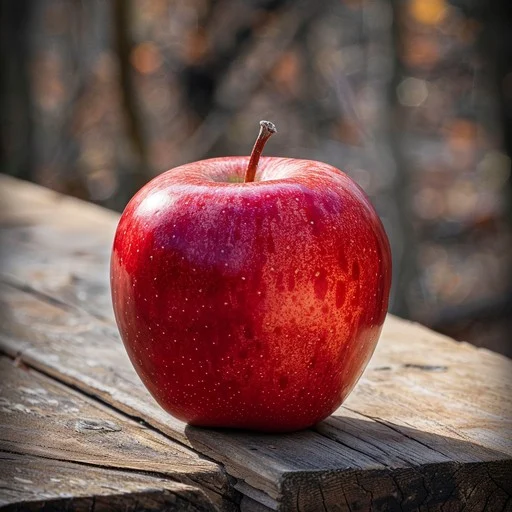
#> input picture pipeline/data/raw/apple512x512.jpg, 512 x 512 px
$ python puzzle_gen.py --img_path ../data/raw/apple512x512.jpg --P 5 --Q 5
#> lines starting #> are read from the running program, lines starting #| are printed output that depends on the picture
#> in generate_puzzle, img is the input picture: shape (512, 512, 3); mean B, G, R 77.6, 80.6, 116.9
### pipeline/src/util/helpers.py
import cv2
import matplotlib.pyplot as plt
import numpy as np
from numpy.typing import NDArray

from src.util.logger import logger


def find_closest_divisor(n: int, target: int) -> int:
    divisors = [i for i in range(2, n + 1) if n % i == 0]
    logger.info(f"Divisors of {n}: {divisors}")

    closest = min(divisors, key=lambda x: abs(x - target))

    return closest


# [8 lines left out: function reverse_permutation, not called in this run]


def apply_permutation(pieces: NDArray, permutation: NDArray) -> NDArray:
    P, Q, h, w, C = pieces.shape
    flat_pieces = pieces.reshape(P * Q, h, w, C)
    shuffled_flat = flat_pieces[permutation]
    shuffled_grid = shuffled_flat.reshape(P, Q, h, w, C)

    return shuffled_grid


def rotate_patch(patch, k):
    return np.rot90(patch, k=k, axes=(0, 1))


def apply_rotation(pieces: NDArray, rotations: NDArray) -> NDArray:
    P = len(pieces)
    Q = len(pieces[0])
    rotated_pieces = [[None for _ in range(Q)] for _ in range(P)]
    for r in range(P):
        for c in range(Q):
            rotated_pieces[r][c] = rotate_patch(pieces[r, c], rotations[r, c])

    return np.array(rotated_pieces)


# [16 lines left out: functions reverse_rotation, plot_piece, not called in this run]


def plot_pieces(pieces: NDArray, P: int, Q: int, title: str, borders: dict | None = None):
    plt.figure(figsize=(Q, P))
    plt.suptitle(title)

    red = np.array([0, 0, 255], dtype=np.uint8)

    for r in range(P):
        for c in range(Q):
            piece = pieces[r, c].copy()

            if borders is not None:
                red = np.array([0, 0, 255], dtype=np.uint8)
                mask = np.zeros_like(piece, dtype=np.uint8)

                mask[: borders["top"].shape[2], :, :] = red
                mask[-borders["bottom"].shape[2] :, :, :] = red
                mask[:, : borders["left"].shape[3], :] = red
                mask[:, -borders["right"].shape[3] :, :] = red

                alpha = 0.5

                piece = cv2.addWeighted(piece, alpha, mask, alpha, 0)

            plt.subplot(P, Q, r * Q + c + 1)
            plt.imshow(cv2.cvtColor(piece, cv2.COLOR_BGR2RGB))
            plt.axis("off")

    plt.tight_layout()


# [48 lines left out: functions plot_color_hist, plot_texture_features, not called in this run]

### pipeline/src/puzzle_gen.py
import argparse
import os

import cv2
import matplotlib.pyplot as plt
import numpy as np
from numpy.typing import NDArray

import src.util.helpers as util
from src.util.logger import logger


def generate_puzzle_pieces(image: NDArray, target_P: int, target_Q: int) -> tuple[NDArray, int, int]:
#> called with target_P = 5, target_Q = 5
    H, W, C = image.shape
#> H = 512; W = 512; C = 3

    P = util.find_closest_divisor(H, target_P)
#> P = 4
    Q = util.find_closest_divisor(W, target_Q)
#> Q = 4

    logger.info(f"target_P: {target_P}, target_Q: {target_Q}, chosen_P: {P}, chosen_Q: {Q}")

    piece_height = H // P
#> piece_height = 128
    piece_width = W // Q
#> piece_width = 128
    pieces = []

    for i in range(P):
        pieces_row = []
        for j in range(Q):
            y_start = i * piece_height
            y_end = (i + 1) * piece_height if i != P - 1 else H
            x_start = j * piece_width
            x_end = (j + 1) * piece_width if j != Q - 1 else W

            piece = image[y_start:y_end, x_start:x_end]
            pieces_row.append(piece)

        pieces.append(pieces_row)
#> after the loop, pieces = 4 items

    return np.array(pieces), P, Q


def shuffle_puzzle_pieces(pieces: NDArray, P: int, Q: int) -> tuple[NDArray, NDArray]:
    permutation = np.random.permutation(P * Q)
    shuffled_pieces = util.apply_permutation(pieces, permutation)
    return shuffled_pieces, permutation


def rotate_puzzle_piece(piece: NDArray, P: int, Q: int) -> tuple[NDArray, NDArray]:
    rotations = np.random.randint(0, 4, size=(P, Q))

    rotated_pieces = util.apply_rotation(piece, rotations)
    return rotated_pieces, rotations


def extract_borders(pieces, Wb) -> dict[str, NDArray]:
    P, Q, h, w, C = pieces.shape
    borders = {
        "top": np.zeros((P, Q, Wb, w, C), dtype=pieces.dtype),
        "bottom": np.zeros((P, Q, Wb, w, C), dtype=pieces.dtype),
        "left": np.zeros((P, Q, h, Wb, C), dtype=pieces.dtype),
        "right": np.zeros((P, Q, h, Wb, C), dtype=pieces.dtype),
    }

    for r in range(P):
        for c in range(Q):
            piece = pieces[r, c]
            borders["top"][r, c] = piece[:Wb, :, :]
            borders["bottom"][r, c] = piece[-Wb:, :, :]
            borders["left"][r, c] = piece[:, :Wb, :]
            borders["right"][r, c] = piece[:, -Wb:, :]

    return borders


def generate_puzzle(img_path: str, P: int, Q: int, Wb: int):
    img = cv2.imread(img_path)
    pieces, aP, aQ = generate_puzzle_pieces(img, P, Q)
#> aP = 4; aQ = 4
    logger.info(f"--Puzzle pieces generated: {pieces.shape}--")
    pieces, permutation = shuffle_puzzle_pieces(pieces, aP, aQ)
#> in shuffle_puzzle_pieces, `permutation = np.random.permutation(P * Q)`: permutation = [1, 6, 8, 9, 13, 4, 2, 14, 10, 7, 15, 11, 3, 0, 5, 12]
    logger.info(f"--Puzzle pieces shuffled with permutation: {permutation}--")
    pieces, rotations = rotate_puzzle_piece(pieces, aP, aQ)
#> in rotate_puzzle_piece, `rotations = np.random.randint(0, 4, size=(P, Q))`: rotations = [[1, 2, 3, 3], [2, 0, 1, 1], [1, 1, 0, 1], [0, 3, 0, 3]]
#> in apply_rotation, `P = len(pieces)`: P = 4
#> after the loop in apply_rotation, `for r in range(P):`: rotated_pieces = 4 items
    logger.info(f"--Puzzle pieces rotated with rotations: {[int(i * 90) for i in rotations.flatten()]}--")

    Wb = max(Wb, min(pieces.shape[2], pieces.shape[3]) // 8)
#> Wb = 16
    borders = extract_borders(pieces, Wb=Wb)
#> after the loop in extract_borders, `for r in range(P):`: borders = 4 items
#> borders = 4 items
    logger.info(
        f"--Borders extracted from puzzle pieces: Wb: {Wb} top: {borders['top'].shape}, bottom: {borders['bottom'].shape}, left: {borders['left'].shape}, right: {borders['right'].shape}--"
    )

    util.plot_pieces(pieces, P=aP, Q=aQ, title="Shuffled and Rotated Puzzle Pieces", borders=borders)
#> after the loop in plot_pieces, `for r in range(P):`:
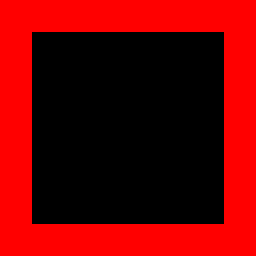
#> mask: shape (128, 128, 3) (shown 2 times larger); mean of channels 0, 1, 2 0, 0, 111.6; drawn as B, G, R
#> after the loop in plot_pieces, `for r in range(P):`:
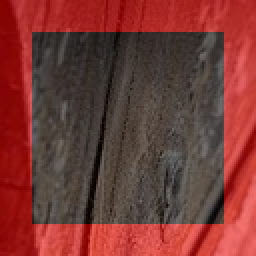
#> piece: shape (128, 128, 3) (shown 2 times larger); mean of channels 0, 1, 2 52.9, 57.1, 119.7; drawn as B, G, R
    plt.show()
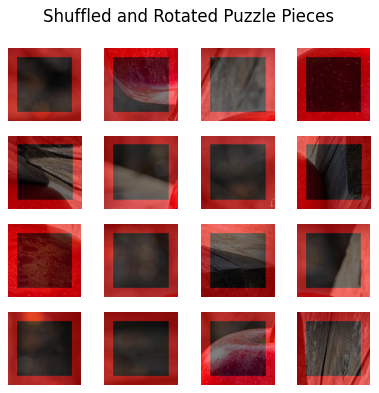
#> figure drawn by matplotlib, 16 panels

    img_name = img_path.split("/")[-1].split(".")[0]
    os.makedirs(f"./data/processed/{img_name}/puzzle", exist_ok=True)

    np.savez_compressed(
        f"./data/processed/{img_name}/puzzle/puzzle_P{aP}_Q{aQ}.npz",
        P=aP,
        Q=aQ,
        pieces=pieces,
        permutation=permutation,
        rotations=rotations,
        borders_top=borders["top"],
        borders_bottom=borders["bottom"],
        borders_left=borders["left"],
        borders_right=borders["right"],
    )
    logger.info(f"--Puzzle saved to data/processed/{img_name}/puzzle/puzzle_P{aP}_Q{aQ}.npz--")


if __name__ == "__main__":
    argParser = argparse.ArgumentParser(description="Generate a jigsaw puzzle from an image.")
    argParser.add_argument("--img_path", type=str, required=True, help="Path to the input image.")
    argParser.add_argument("--P", type=int, required=True, help="Number of pieces along the height.")
    argParser.add_argument("--Q", type=int, required=True, help="Number of pieces along the width.")

    args = argParser.parse_args()

    generate_puzzle(
        img_path=args.img_path,
        P=args.P,
        Q=args.Q,
        Wb=3,
    )

$ run again, on pipeline/data/raw/tree225x225.jpg
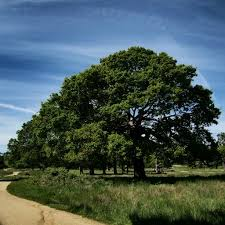
#> input picture pipeline/data/raw/tree225x225.jpg, 225 x 225 px
#> in generate_puzzle, img is the input picture: shape (225, 225, 3); mean B, G, R 88.2, 88.6, 70.7
#> after the loop in generate_puzzle_pieces, `for i in range(P):`: pieces = 5 items
#> aP = 5
#> in shuffle_puzzle_pieces, `permutation = np.random.permutation(P * Q)`: permutation = 25 values, max 24 at index 7, min 0 at index 21, mean 12
#> in rotate_puzzle_piece, `rotations = np.random.randint(0, 4, size=(P, Q))`: rotations = [[0, 1, 0, 3, 0], [3, 1, 2, 3, 3], [0, 2, 3, 0, 1], [3, 1, 3, 3, 2], [3, 0, 1, 1, 1]]
#> in apply_rotation, `P = len(pieces)`: P = 5
#> after the loop in apply_rotation, `for r in range(P):`: rotated_pieces = 5 items
#> after the loop in extract_borders, `for r in range(P):`: borders = 4 items
#> after the loop in plot_pieces, `for r in range(P):`:
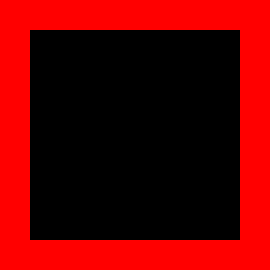
#> mask: shape (45, 45, 3) (shown 6 times larger); mean of channels 0, 1, 2 0, 0, 100.7; drawn as B, G, R
#> after the loop in plot_pieces, `for r in range(P):`:
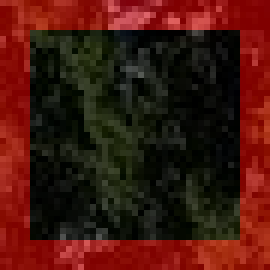
#> piece: shape (45, 45, 3) (shown 6 times larger); mean of channels 0, 1, 2 14, 22.7, 69.4; drawn as B, G, R
